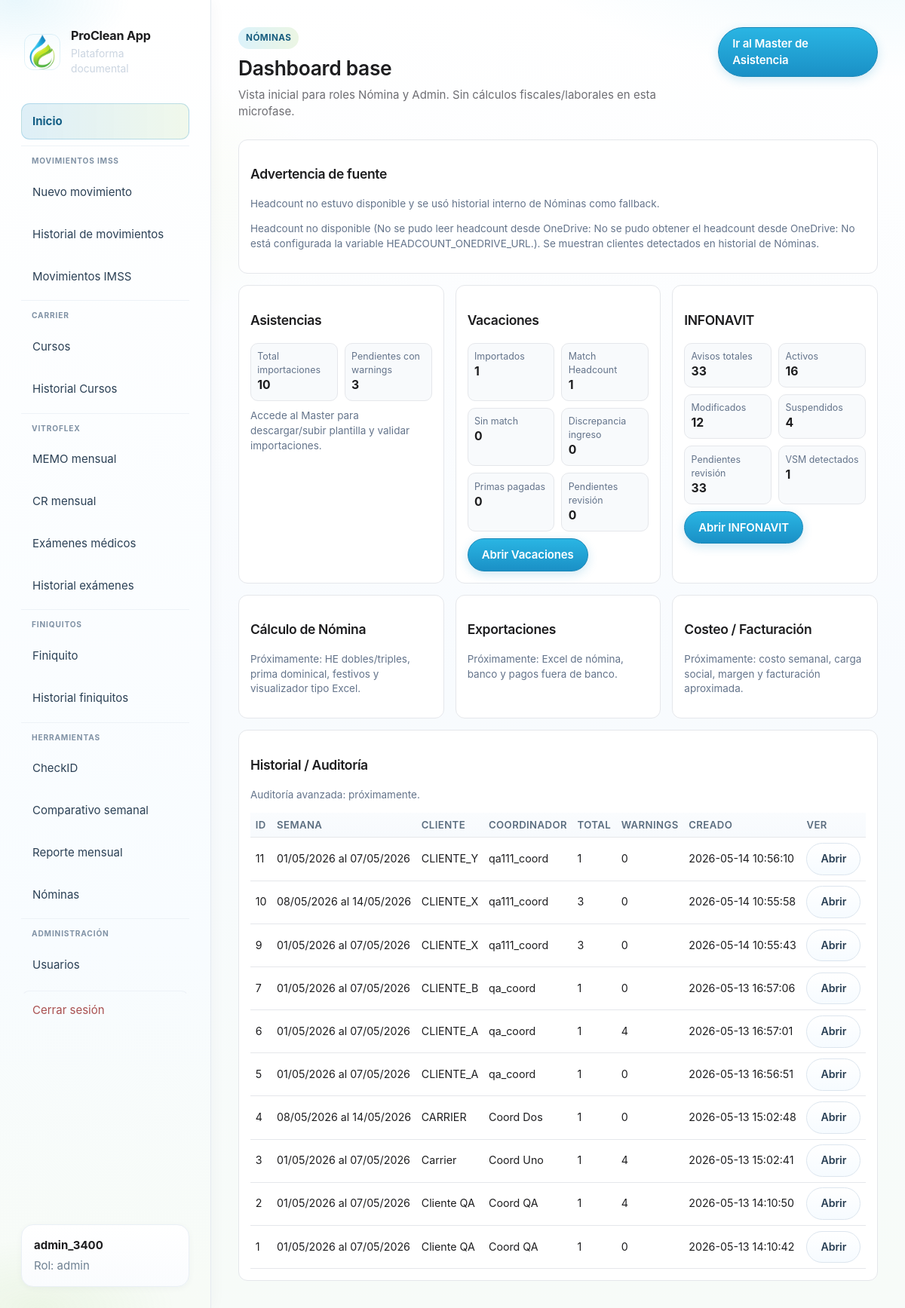
The app's page /nomina/ (signed in) with its own data.
### tables this page shows
CREATE TABLE "users" (
            id INTEGER PRIMARY KEY AUTOINCREMENT,
            username TEXT NOT NULL UNIQUE,
            password_hash TEXT NOT NULL,
            role TEXT NOT NULL CHECK(role IN ('admin','usuario','coordinador','nomina')),
            created_at TEXT NOT NULL
        );

CREATE TABLE nomina_asistencia_imports (
            id INTEGER PRIMARY KEY AUTOINCREMENT,
            semana TEXT NOT NULL,
            fecha_inicio TEXT NOT NULL,
            fecha_fin TEXT NOT NULL,
            cliente TEXT NOT NULL,
            coordinador TEXT NOT NULL,
            filename TEXT NOT NULL,
            status TEXT NOT NULL,
            total_rows INTEGER NOT NULL DEFAULT 0,
            error_count INTEGER NOT NULL DEFAULT 0,
            warning_count INTEGER NOT NULL DEFAULT 0,
            created_by INTEGER,
            created_at TEXT NOT NULL,
            updated_at TEXT NOT NULL,
            raw_json TEXT
        , original_filename TEXT, file_hash TEXT, clientes_json TEXT, headcount_source TEXT);

### modules/nomina/blueprint.py (the view, shortened to what this page needs)
@nomina_bp.get("/")
@_nomina_access_required
def index():
    role = _current_role()
    clientes, agrupaciones, headcount_error, headcount_source = _available_clientes_headcount()
    if role in _NOMINA_DASHBOARD_ROLES:
        dash = nomina_dashboard_overview(_db_path(), recent_limit=12)
        vac_stats = get_vacaciones_stats(_db_path())
        inf_stats = get_infonavit_stats(_db_path())
        return render_template(
            "nomina/dashboard.html",
            dash=dash,
            vac_stats=vac_stats,
            inf_stats=inf_stats,
            headcount_error=headcount_error,
            headcount_source=headcount_source,
        )

### app.py (called while the page is built)
def current_user():
    return getattr(g, "user", None)

def get_user_by_id(user_id: int | None):
    if not user_id:
        return None
    conn = sqlite3.connect(DB_PATH)
    conn.row_factory = sqlite3.Row
    try:
        return conn.execute("SELECT * FROM users WHERE id = ?", (user_id,)).fetchone()
    finally:
        conn.close()

### modules/carrier/blueprint.py (called while the page is built)
@carrier_curso_bp.app_context_processor
def _inject_forms_url():
    return {"carrier_forms_curso_url": FORMS_CURSO_URL}

### modules/comparativo/headcount_service.py (called while the page is built, shortened)
def _headcount_url() -> str:
    return (os.environ.get(HEADCOUNT_ONEDRIVE_URL_ENV, "") or "").strip()

def obtener_df_headcount() -> pd.DataFrame:
    try:
        url = _headcount_url()
        if not url:
            raise ValueError("No está configurada la variable HEADCOUNT_ONEDRIVE_URL.")
    except Exception as exc:
        with _cache_lock:
            if _cache_df is not None and _cache_url_used == _headcount_url():
                stale_age = time.monotonic() - _cache_loaded_at
                if stale_age < (_CACHE_TTL_SEC + _STALE_GRACE_SEC):
                    return _cache_df
        raise ValueError(f"No se pudo obtener el headcount desde OneDrive: {exc}") from exc

### modules/nomina/blueprint.py (called while the page is built)
def _nomina_access_required(view):
    @wraps(view)
    def wrapped(*args, **kwargs):
        if g.user is None:
            return redirect(url_for("login"))
        role = str(g.user.get("role") if isinstance(g.user, dict) else g.user["role"]).strip().lower()
        if role not in _NOMINA_ALLOWED_ROLES:
            abort(403)
        return view(*args, **kwargs)
    return wrapped

def _db_path() -> str:
    return str(current_app.config["DATABASE"])

def _current_role() -> str:
    if g.user is None:
        return ""
    try:
        return str(g.user["role"] or "").strip().lower()
    except Exception:
        return ""

### modules/nomina/db.py (called while the page is built)
def nomina_clientes_from_history(db_path: str) -> list[str]:
    conn = sqlite3.connect(db_path)
    conn.row_factory = sqlite3.Row
    try:
        rows = conn.execute(
            """
            SELECT DISTINCT TRIM(cliente) AS cliente
            FROM nomina_asistencia_rows
            WHERE TRIM(COALESCE(cliente, '')) <> ''
            ORDER BY cliente
            """
        ).fetchall()
        return [str(r["cliente"] or "").strip() for r in rows if str(r["cliente"] or "").strip()]
    finally:
        conn.close()

def get_vacaciones_stats(db_path: str) -> dict[str, int]:
    return get_vacaciones_stats_by_import(db_path, import_id=None)

### templates/nomina/dashboard.html (shortened to what this page needs)
{% extends 'base.html' %}
{% block content %}
<section class="page-head">
  <div>
    <span class="eyebrow">Nóminas</span>
    <h2>Dashboard base</h2>
    <p>Vista inicial para roles Nómina y Admin. Sin cálculos fiscales/laborales en esta microfase.</p>
  </div>
  <a class="btn btn-primary" href="{{ url_for('nomina.master_hub') }}">Ir al Master de Asistencia</a>
</section>
<div class="nd-wrap">
  {% if headcount_source == 'historial_fallback' %}
  <section class="nd-card">
    <h3>Advertencia de fuente</h3>
    <p class="nd-soon">Headcount no estuvo disponible y se usó historial interno de Nóminas como fallback.</p>
    {% if headcount_error %}<p class="nd-soon">{{ headcount_error }}</p>{% endif %}
  </section>
  {% endif %}
  <div class="nd-grid">
    <section class="nd-card">
      <h3>Asistencias</h3>
      <div class="nd-kpis">
        <div class="nd-kpi"><span>Total importaciones</span><strong>{{ dash.total_imports }}</strong></div>
        <div class="nd-kpi"><span>Pendientes con warnings</span><strong>{{ dash.pending_warnings }}</strong></div>
      </div>
      <p class="nd-soon" style="margin-top:.7rem;">Accede al Master para descargar/subir plantilla y validar importaciones.</p>
    </section>
    <section class="nd-card">
      <h3>Vacaciones</h3>
      <div class="nd-kpis">
        <div class="nd-kpi"><span>Importados</span><strong>{{ vac_stats.empleados_importados }}</strong></div>
        <div class="nd-kpi"><span>Match Headcount</span><strong>{{ vac_stats.empleados_match_headcount }}</strong></div>
        <div class="nd-kpi"><span>Sin match</span><strong>{{ vac_stats.empleados_sin_match }}</strong></div>
        <div class="nd-kpi"><span>Discrepancia ingreso</span><strong>{{ vac_stats.discrepancias_fecha_ingreso }}</strong></div>
        <div class="nd-kpi"><span>Primas pagadas</span><strong>{{ vac_stats.primas_pagadas }}</strong></div>
        <div class="nd-kpi"><span>Pendientes revisión</span><strong>{{ vac_stats.saldos_pendientes_revision }}</strong></div>
      </div>
      <a class="btn btn-primary nd-link" href="{{ url_for('nomina.vacaciones_index') }}">Abrir Vacaciones</a>
    </section>
    <section class="nd-card">
      <h3>INFONAVIT</h3>
      <div class="nd-kpis">
        <div class="nd-kpi"><span>Avisos totales</span><strong>{{ inf_stats.total_avisos }}</strong></div>
        <div class="nd-kpi"><span>Activos</span><strong>{{ inf_stats.activos }}</strong></div>
        <div class="nd-kpi"><span>Modificados</span><strong>{{ inf_stats.modificados }}</strong></div>
        <div class="nd-kpi"><span>Suspendidos</span><strong>{{ inf_stats.suspendidos }}</strong></div>
        <div class="nd-kpi"><span>Pendientes revisión</span><strong>{{ inf_stats.pendientes_revision }}</strong></div>
        <div class="nd-kpi"><span>VSM detectados</span><strong>{{ inf_stats.vsm_detectados }}</strong></div>
      </div>
      <a class="btn btn-primary nd-link" href="{{ url_for('nomina.infonavit_index') }}">Abrir INFONAVIT</a>
    </section>
    <section class="nd-card">
      <h3>Cálculo de Nómina</h3>
      <p class="nd-soon">Próximamente: HE dobles/triples, prima dominical, festivos y visualizador tipo Excel.</p>
    </section>
    <section class="nd-card">
      <h3>Exportaciones</h3>
      <p class="nd-soon">Próximamente: Excel de nómina, banco y pagos fuera de banco.</p>
    </section>
    <section class="nd-card">
      <h3>Costeo / Facturación</h3>
      <p class="nd-soon">Próximamente: costo semanal, carga social, margen y facturación aproximada.</p>
    </section>
  </div>
  <section class="nd-card">
    <h3>Historial / Auditoría</h3>
    <p class="nd-soon">Auditoría avanzada: próximamente.</p>
    <div class="nd-table-wrap">
      <table class="nd-table">
        <thead>
          <tr>
            <th>ID</th>
            <th>Semana</th>
            <th>Cliente</th>
            <th>Coordinador</th>
            <th>Total</th>
            <th>Warnings</th>
            <th>Creado</th>
            <th>Ver</th>
          </tr>
        </thead>
        <tbody>
          {% for item in dash.recent_imports %}
          <tr>
            <td>{{ item.id }}</td>
            <td>{{ item.semana }}</td>
            <td>{{ item.cliente }}</td>
            <td>{{ item.coordinador }}</td>
            <td>{{ item.total_rows }}</td>
            <td>{{ item.warning_count }}</td>
            <td>{{ item.created_at }}</td>
            <td><a class="btn btn-secondary" href="{{ url_for('nomina.asistencia_importada', import_id=item.id) }}">Abrir</a></td>
          </tr>
          {% endfor %}
        </tbody>
      </table>
    </div>
  </section>
</div>
{% endblock %}

### templates/_sidebar_body.html
<div class="brand">
  <a class="brand-link" href="{% if current_user.role == 'admin' %}{{ url_for('dashboard') }}{% else %}{{ url_for('home_usuario') }}{% endif %}">
    <img class="brand-logo-icon" src="{{ url_for('static', filename='branding/proclean-isotype.png') }}" width="48" height="48" alt="">
    <div class="brand-text">
      <span class="brand-title">{{ app_name }}</span>
      <p class="brand-tagline">Plataforma documental</p>
    </div>
  </a>
</div>
<nav class="nav" aria-label="Principal">
  {% if current_user.role == 'admin' %}
  <a href="{{ url_for('dashboard') }}" class="nav-link nav-link-home">Inicio</a>
  {% else %}
  <a href="{{ url_for('home_usuario') }}" class="nav-link nav-link-home">Inicio</a>
  {% endif %}
  <div class="nav-group">
    <span class="nav-group-label">Movimientos IMSS</span>
    <a href="{{ url_for('nuevo_formato') }}" class="nav-link">Nuevo movimiento</a>
    <a href="{{ url_for('historial') }}" class="nav-link">Historial de movimientos</a>
    <a href="{{ url_for('exportacion_imss.index') }}" class="nav-link">Movimientos IMSS</a>
  </div>
  <div class="nav-group">
    <span class="nav-group-label">Carrier</span>
    <a href="{{ url_for('carrier_curso.index') }}" class="nav-link">Cursos</a>
    <a href="{{ url_for('carrier_curso.historial_exportaciones') }}" class="nav-link">Historial Cursos</a>
  </div>
  <div class="nav-group">
    <span class="nav-group-label">Vitroflex</span>
    <a href="{{ url_for('vitroflex.memo_mensual') }}" class="nav-link">MEMO mensual</a>
    <a href="{{ url_for('vitroflex.cr_mensual') }}" class="nav-link">CR mensual</a>
    <a href="{{ url_for('examenes_medicos.index') }}" class="nav-link">Exámenes médicos</a>
    <a href="{{ url_for('examenes_medicos.historial_page') }}" class="nav-link">Historial exámenes</a>
  </div>
  <div class="nav-group">
    <span class="nav-group-label">Finiquitos</span>
    <a href="{{ url_for('finiquitos.pagina_finiquito') }}" class="nav-link">Finiquito</a>
    <a href="{{ url_for('finiquitos.pagina_historial') }}" class="nav-link">Historial finiquitos</a>
  </div>
  <div class="nav-group">
    <span class="nav-group-label">Herramientas</span>
    <a href="{{ url_for('checkid_consulta') }}" class="nav-link">CheckID</a>
    <a href="{{ url_for('comparativo.index') }}" class="nav-link">Comparativo semanal</a>
    <a href="{{ url_for('comparativo.reporte_mensual_index') }}" class="nav-link">Reporte mensual</a>
    {% if current_user.role in ['admin', 'coordinador', 'nomina'] %}
    <a href="{{ url_for('nomina.index') }}" class="nav-link">Nóminas</a>
    {% endif %}
  </div>
  {% if current_user.role == 'admin' %}
  <div class="nav-group">
    <span class="nav-group-label">Administración</span>
    <a href="{{ url_for('admin_usuarios') }}" class="nav-link">Usuarios</a>
  </div>
  {% endif %}
  <a href="{{ url_for('logout') }}" class="nav-link danger nav-link-logout">Cerrar sesión</a>
</nav>
<div class="user-box">
  <strong>{{ current_user.username }}</strong>
  <span>Rol: {{ current_user.role }}</span>
</div>

### templates/nomina/dashboard.html (style rules this page uses)
.nd-wrap { display:grid; gap:1rem; }
.nd-grid { display:grid; grid-template-columns:repeat(3, 1fr); gap:1rem; }
.nd-card { background:#fff; border:1px solid #e5e7eb; border-radius:12px; padding:1rem; }
.nd-kpis { display:grid; grid-template-columns:repeat(2,1fr); gap:.6rem; margin-top:.6rem; }
.nd-kpi { background:#f8fafc; border:1px solid #e5e7eb; border-radius:10px; padding:.55rem; }
.nd-kpi span { display:block; color:#64748b; font-size:.83rem; }
.nd-kpi strong { font-size:1.05rem; }
.nd-table-wrap { overflow:auto; }
.nd-table { width:100%; border-collapse:collapse; min-width:760px; }
.nd-table th, .nd-table td { border-bottom:1px solid #e5e7eb; padding:.45rem; text-align:left; }
.nd-soon { color:#64748b; font-size:.9rem; }
.nd-link { margin-top:.6rem; display:inline-block; }

### records on screen
users: username "admin_3400", role "admin"
nomina_asistencia_imports: id "11", semana "01/05/2026 al 07/05/2026", cliente "CLIENTE_Y", coordinador "qa111_coord", total_rows "1", warning_count "0", created_at "2026-05-14 10:56:10"
nomina_asistencia_imports: id "10", semana "08/05/2026 al 14/05/2026", cliente "CLIENTE_X", coordinador "qa111_coord", total_rows "3", warning_count "0", created_at "2026-05-14 10:55:58"
nomina_asistencia_imports: id "9", semana "01/05/2026 al 07/05/2026", cliente "CLIENTE_X", coordinador "qa111_coord", total_rows "3", warning_count "0", created_at "2026-05-14 10:55:43"
nomina_asistencia_imports: id "7", semana "01/05/2026 al 07/05/2026", cliente "CLIENTE_B", coordinador "qa_coord", total_rows "1", warning_count "0", created_at "2026-05-13 16:57:06"
nomina_asistencia_imports: id "6", semana "01/05/2026 al 07/05/2026", cliente "CLIENTE_A", coordinador "qa_coord", total_rows "1", warning_count "4", created_at "2026-05-13 16:57:01"
nomina_asistencia_imports: id "5", semana "01/05/2026 al 07/05/2026", cliente "CLIENTE_A", coordinador "qa_coord", total_rows "1", warning_count "0", created_at "2026-05-13 16:56:51"
nomina_asistencia_imports: id "4", semana "08/05/2026 al 14/05/2026", cliente "CARRIER", coordinador "Coord Dos", total_rows "1", warning_count "0", created_at "2026-05-13 15:02:48"
nomina_asistencia_imports: id "3", semana "01/05/2026 al 07/05/2026", cliente "Carrier", coordinador "Coord Uno", total_rows "1", warning_count "4", created_at "2026-05-13 15:02:41"
nomina_asistencia_imports: id "2", semana "01/05/2026 al 07/05/2026", cliente "Cliente QA", coordinador "Coord QA", total_rows "1", warning_count "4", created_at "2026-05-13 14:10:50"
nomina_asistencia_imports: id "1", semana "01/05/2026 al 07/05/2026", cliente "Cliente QA", coordinador "Coord QA", total_rows "1", warning_count "0", created_at "2026-05-13 14:10:42"

### other values on screen
{{ app_name }} "ProClean App"
{{ dash.total_imports }} "10"
{{ dash.pending_warnings }} "3"
{{ vac_stats.empleados_importados }} "1"
{{ vac_stats.empleados_match_headcount }} "1"
{{ vac_stats.empleados_sin_match }} "0"
{{ vac_stats.discrepancias_fecha_ingreso }} "0"
{{ vac_stats.primas_pagadas }} "0"
{{ vac_stats.saldos_pendientes_revision }} "0"
{{ inf_stats.total_avisos }} "33"
{{ inf_stats.activos }} "16"
{{ inf_stats.modificados }} "12"
{{ inf_stats.suspendidos }} "4"
{{ inf_stats.pendientes_revision }} "33"
{{ inf_stats.vsm_detectados }} "1"
